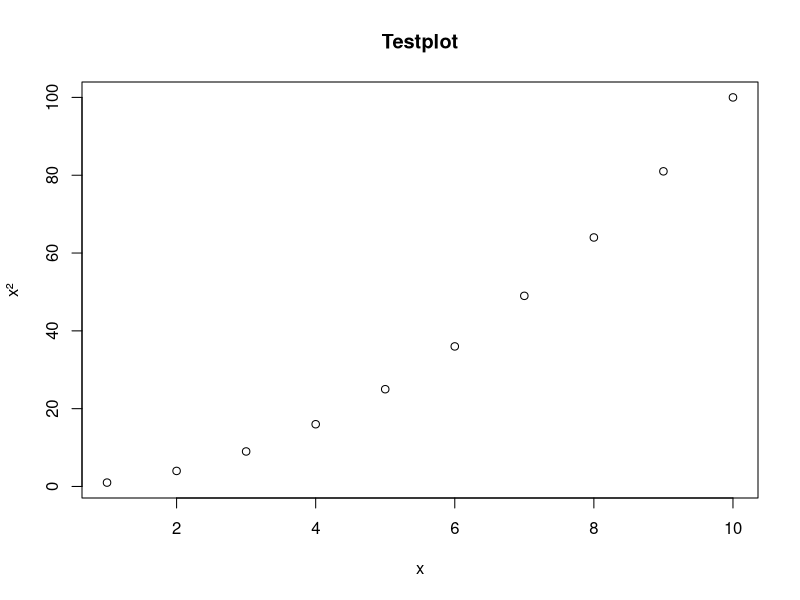
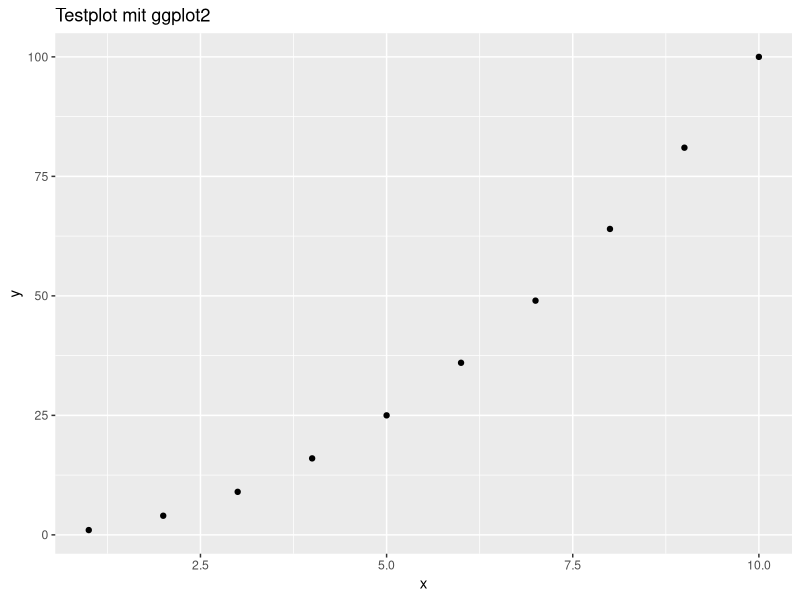
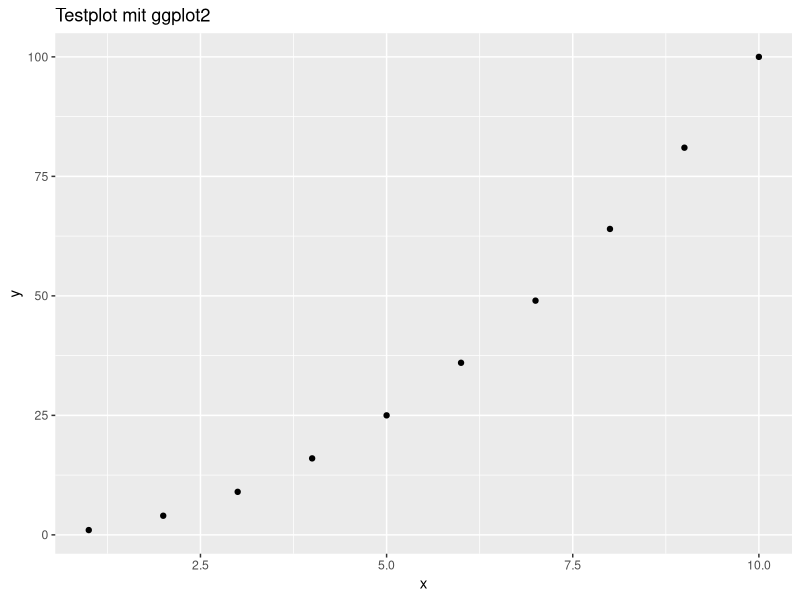

Recreate these plots in R, in order.
## ---- chunk 1
library(ggplot2)
DD = head(mtcars[, 1:4])
AA = plot(1:10, (1:10)^2, main="Testplot", xlab="x", ylab="x²")
BB = ggplot(data.frame(x=1:10, y=(1:10)^2), aes(x, y)) + geom_point() + ggtitle("Testplot mit ggplot2")
ggsave("tests-v2-html/BB-testplot.pdf", BB, width = 4, height = 3)
## ---- chunk 2
BB 
